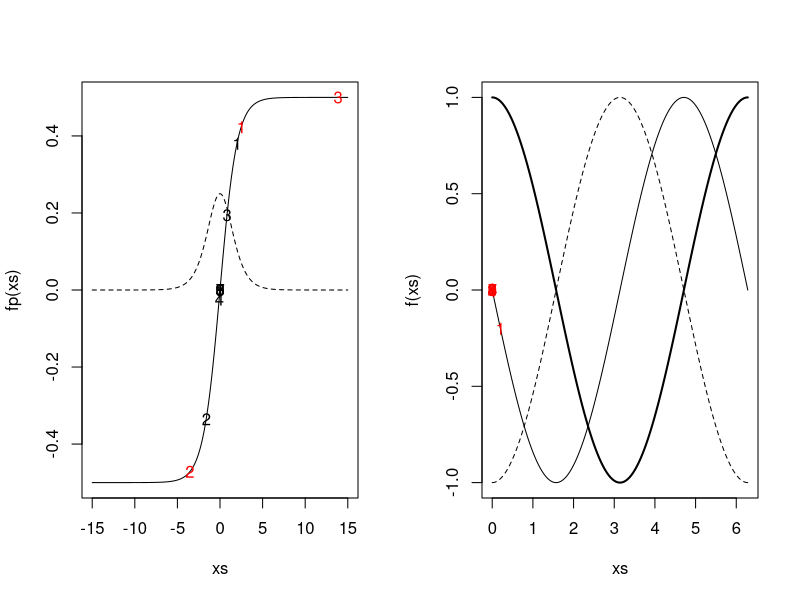
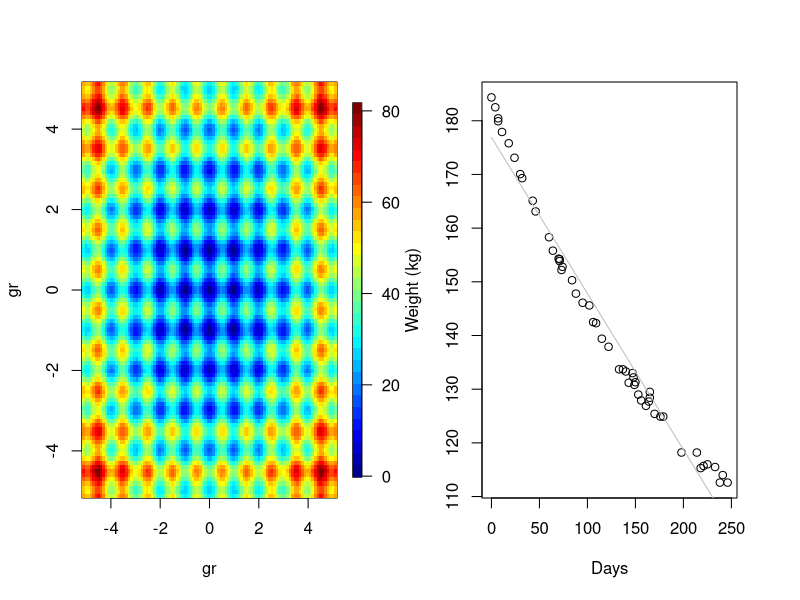
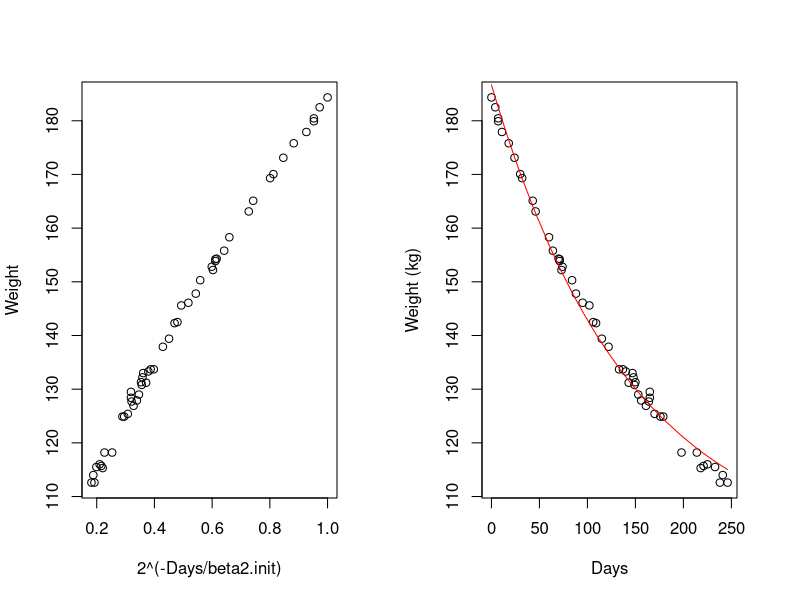
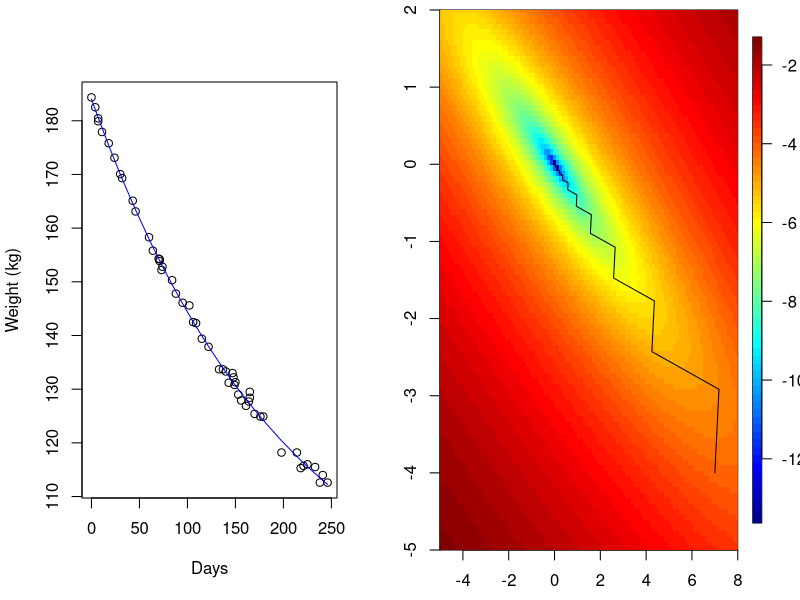
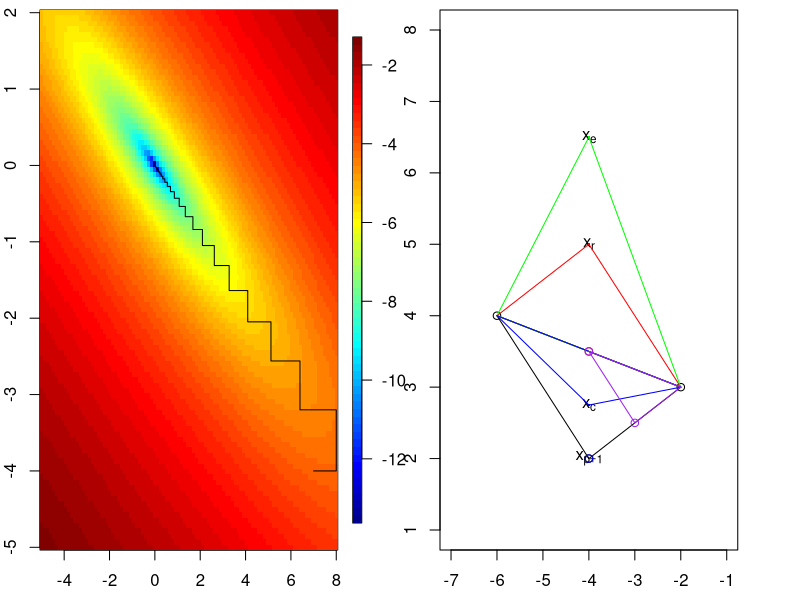
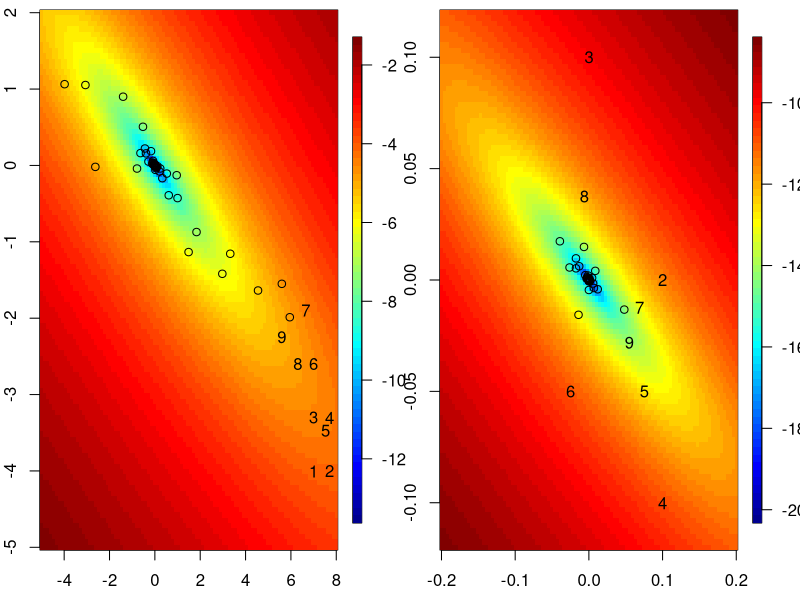
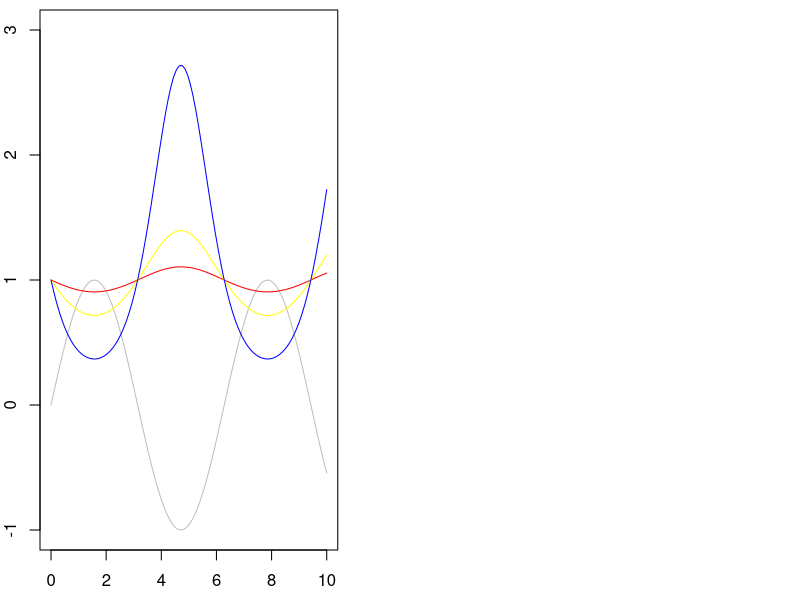
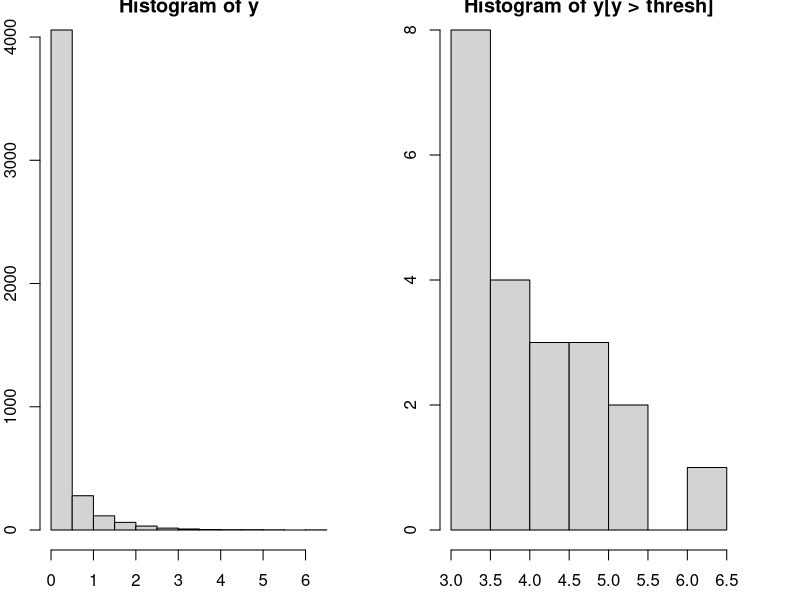

The R script that drew these images, in order: (Note: this script raises an error after producing the figures.)
################################################################
### Demo code for Unit 11 of Stat243, "Optimization"
### Chris Paciorek, November 2015
################################################################

#######################################
# 3: Univariate function optimization
#######################################

### 3.3.3 How can Newton's method go wrong? 

## @knitr newton-wrong

par(mfrow = c(1,2))
fp <- function(x, theta = 1){
	exp(x*theta)/(1+exp(x*theta)) - .5
}
fpp <- function(x, theta = 1){
	exp(x*theta)/((1+exp(x*theta))^2)
}
xs <- seq(-15, 15, len = 300)
plot(xs, fp(xs), type = 'l')
lines(xs, fpp(xs), lty = 2)

## good starting point
x0 <- 2
xvals <- c(x0,rep(NA,9))
for(t in 2:10){
	xvals[t]=xvals[t-1] - fp(xvals[t-1]) / fpp(xvals[t-1])
}
print(xvals)
points(xvals, fp(xvals), pch = as.character(1:length(xvals)))

## bad starting point
x0 <- 2.5
xvals <- c(x0,rep(NA,9))
for(t in 2:10){
	xvals[t]=xvals[t-1] - fp(xvals[t-1]) / fpp(xvals[t-1])
}
print(xvals)
points(xvals, fp(xvals), pch = as.character(1:length(xvals)), col = 'red')
## whoops

## example of mistakenly climbing uphill

# original fxn
f <- function(x) cos(x)
# gradient
fp <- function(x) -sin(x)
# second derivative
fpp <- function(x) -cos(x)
xs <- seq(0, 2*pi, len = 300)
plot(xs, f(xs), type = 'l', lwd = 2)
lines(xs, fp(xs))
lines(xs, fpp(xs), lty = 2)
x0 <- 0.2 # starting point
fp(x0) # negative
fpp(x0) # negative
x1 <- x0 - fp(x0)/fpp(x0) # whoops, we've gone uphill 
## because of the negative second derivative
xvals <- c(x0,rep(NA,9))
for(t in 2:10){
	xvals[t]=xvals[t-1]-fp(xvals[t-1])/fpp(xvals[t-1])
}
xvals
points(xvals, fp(xvals), pch = as.character(1:length(xvals)), col = 'red')
## and we've found a maximum rather than a minimum...

## @knitr dummy

#######################################
# 4: Convergence ideas
#######################################

### 4.2 Starting values

## @knitr rastrigin

rastrigin <- function(x) {
	A <- 10
	n <- length(x)
	return(A*n + sum(x^2 - A * cos(2*pi*x)))
}
const <- 5.12
nGrid <- 100
gr <- seq(-const, const, len = nGrid)
xs <- expand.grid(x1 = gr, x2 = gr)
y <- apply(xs, 1, rastrigin)
require(fields)
image.plot(gr, gr, matrix(y, nGrid, nGrid), col=tim.colors(32))

## @knitr dummy

### 4.3 Convergence rates

## @knitr convergence

options(digits = 10)
f <- function(x) cos(x)
fp <- function(x) -sin(x)
fpp <- function(x) -cos(x)
xstar <- pi # known minimum

## N-R
x0 <- 2
xvals <- c(x0,rep(NA,9))
for(t in 2:10){
	xvals[t] <- xvals[t-1] - fp(xvals[t-1]) / fpp(xvals[t-1])
}
print(xvals)

## bisection
bisecStep <- function(interval, fp){
	xt <- mean(interval)
	if(fp(interval[1]) * fp(xt) <= 0) interval[2] <- xt else interval[1] <- xt
	return(interval)
}
nIt <- 30
a0 <- 2; b0 <- (3*pi/2) - (xstar - a0) 
## have b0 be as far from min as a0 for fair comparison with N-R
interval <- matrix(NA, nr = nIt, nc = 2)
interval[1, ] <- c(a0, b0)
for(t in 2:nIt){
	interval[t, ] <- bisecStep(interval[t-1, ], fp)
}
rowMeans(interval)

## @knitr dummy

########################################
### 5: Multivariate optimization
########################################

### 5.2 Newton-Raphson (Newton's method)

library(MASS)
head(wtloss)
attach(wtloss)

plot(Days, Weight, ylab = "Weight (kg)")

### Linear fit - not a good model
wtloss.lm <- lm(Weight ~ Days, data = wtloss)
coef(wtloss.lm) # estimates of the intercept and slope
lines(Days, fitted(wtloss.lm), col = "grey")

## we need some starting values
## guess that beta2 approx 100 since the midpoint of Days is near 100

beta2.init = 100
plot(2^(-Days/beta2.init), Weight)
tmpMod = lm(Weight ~ I(2^(-Days/beta2.init)))
beta0.init = tmpMod$coef[1]
beta1.init = tmpMod$coef[2]

plot(Days, Weight, ylab = "Weight (kg)")
lines(Days, beta0.init + beta1.init * 2^(-Days/beta2.init), col = 'red')
## not bad; let's go with that

expr = quote((Weight - (beta0 + beta1 * 2^(-Days/beta2)))^2) # objective is sum of this quantity over the observations
## let R do the differentiation of the basic expression for us (since human error in taking derivatives is very common)
## R won't deal with the summation, so we'll have to do that ourselves
deriv(expr, c("beta0", "beta1", "beta2"), function.arg = TRUE)
deriv3(expr, c("beta0", "beta1", "beta2"), function.arg = TRUE) # same as deriv()  with Hessian = TRUE

f =function(betas){
  sum((Weight - (betas[1] + betas[2] * 2^(-Days/betas[3])))^2)
}

## use the basic code based on deriv() and deriv3() 
fp = function(betas){
  ## a bit sloppy as I use Days and Weight as global vars here
  beta0 = betas[1]
  beta1 = betas[2]
  beta2 = betas[3]
  .expr3 <- 2^(-Days/beta2)
  .expr6 <- Weight - (beta0 + beta1 * .expr3)
  grad = - c(sum(2*.expr6), sum(2*(.expr3*.expr6)),
             sum(2* (beta1 * (.expr3 * (log(2) * (Days/beta2^2))) * .expr6)))
  return(grad)
}

fpp = function(betas){
  ## a bit sloppy as I use Days and Weight as global vars here
  n = length(Days)
  beta0 = betas[1]
  beta1 = betas[2]
  beta2 = betas[3]
  .expr3 <- 2^(-Days/beta2)
  .expr6 <- Weight - (beta0 + beta1 * .expr3)
  .expr11 <- log(2)
  .expr12 <- beta2^2
  .expr14 <- .expr11 * (Days/.expr12)
  .expr15 <- .expr3 * .expr14
  .expr16 <- beta1 * .expr15
  
  hessian = matrix(0, 3, 3)
  hessian[1, 1] <- 2*n # don't forget to do summation (i.e., multiply by n)
  hessian[1, 2] <- sum(2 * .expr3)
  hessian[1, 3] <- sum( 2 *  .expr16)
  hessian[2, 2] <- sum( 2 * (.expr3 * .expr3))
  
  hessian[2, 3] <-  - sum(2 * 
                          (.expr15 * .expr6 - .expr3 * .expr16))
  
  hessian[3, 3] <- - sum(2 * (beta1 * (.expr15 * 
                                       .expr14 - .expr3 * (.expr11 * (Days * (2 * beta2)/.expr12^2))) * 
                              .expr6 - .expr16 * .expr16))
  hessian[lower.tri(hessian)] = t(hessian[upper.tri(hessian)])
  return(hessian) 
}



nIt = 20
xvals = matrix(NA, nr = nIt, nc = 3)
xvals[1, ] = c(beta0.init, beta1.init, beta2.init)


for(t in 2:nIt){
  xvals[t, ] = xvals[t-1, ] - solve(fpp(xvals[t-1, ]), fp(xvals[t-1, ]))
  if(FALSE){ # in case not numerically p.d., use pseudoinverse
    e = eigen(fpp(xvals[t-1, ])) 
    e$val = 1/e$val
    e$val[e$val < 0] = 0 # pseudo-inverse
    xvals[t, ] = xvals[t-1, ] - e$vec%*%((t(e$vec)*e$val)%*%fp(xvals[t-1, ]))
  }
}

## let's check against R's built-in nonlinear least squares function
beta.start = xvals[1, ]
names(beta.start) = c("beta0", "beta1", "beta2")
wtloss.fm <- nls(Weight ~ beta0 + beta1*2^(-Days/beta2), 
                 data = wtloss, start = beta.start, trace = TRUE)
nlsEst = coef(wtloss.fm)

f(xvals[20, ])
f(nlsEst)

plot(Days, Weight, ylab = "Weight (kg)")
lines(Days, fitted(wtloss.fm), col = "blue")

### 5.3 Fisher scoring

## data are only involved in .expr6 and all Hessian terms involving .expr6 are linear in it, so replace with its expectation, which is simply 0

fppFS = function(betas){
  ## a bit sloppy as I use Days and Weight as global vars here
  n = length(Days)
  beta0 = betas[1]
  beta1 = betas[2]
  beta2 = betas[3]
    .expr3 <- 2^(-Days/beta2)
    .expr6 <- 0 # Weight - (beta0 + beta1 * .expr3)
    .expr11 <- log(2)
    .expr12 <- beta2^2
    .expr14 <- .expr11 * (Days/.expr12)
    .expr15 <- .expr3 * .expr14
    .expr16 <- beta1 * .expr15
 
  hessian = matrix(0, 3, 3)
  hessian[1, 1] <- 2*n # don't forget to do summation (i.e., multiply by n)
    hessian[1, 2] <- sum(2 * .expr3)
    hessian[1, 3] <- sum( 2 *  .expr16)
    hessian[2, 2] <- sum( 2 * (.expr3 * .expr3))
  
    hessian[2, 3] <-  - sum(2 * 
        (.expr15 * .expr6 - .expr3 * .expr16))

    hessian[3, 3] <- - sum(2 * (beta1 * (.expr15 * 
        .expr14 - .expr3 * (.expr11 * (Days * (2 * beta2)/.expr12^2))) * 
        .expr6 - .expr16 * .expr16))
  hessian[lower.tri(hessian)] = t(hessian[upper.tri(hessian)])
  return(hessian) 
}


nIt = 20
xvals = matrix(NA, nr = nIt, nc = 3)
xvals[1, ] = c(beta0.init, beta1.init, beta2.init)

fpp(xvals[1, ])
fppFS(xvals[1, ])
## pretty similar - some terms in the observed FI didn't involve the data, so don't change anyway

for(t in 2:nIt){
  xvals[t, ] = xvals[t-1, ] - solve(fppFS(xvals[t-1, ]), fp(xvals[t-1, ]))
}

## FS seems to give slightly faster convergence here


### 5.5.1 Descent methods and Newton-like methods

## steepest descent

## @knitr steepest

par(mai = c(.5,.4,.1,.4))
f <- function(x){
	x[1]^2/1000 + 4*x[1]*x[2]/1000 + 5*x[2]^2/1000
}
fp <- function(x){
	c(2 * x[1]/1000 + 4 * x[2]/1000,
	4 * x[1]/1000 + 10 * x[2]/1000)
}
lineSearch <- function(alpha, xCurrent, direction, FUN){
	newx <- xCurrent + alpha * direction
	FUN(newx)
}
nIt <- 50
xvals <- matrix(NA, nr = nIt, nc = 2)
xvals[1, ] <- c(7, -4)
for(t in 2:50){
	newalpha <- optimize(lineSearch, interval = c(-5000, 5000),
		xCurrent = xvals[t-1, ], direction = fp(xvals[t-1, ]),
		FUN = f)$minimum 
	xvals[t, ] <- xvals[t-1, ] + newalpha * fp(xvals[t-1, ])
}
x1s <- seq(-5, 8, len = 100); x2s = seq(-5, 2, len = 100)
fx <- apply(expand.grid(x1s, x2s), 1, f)
## plot f(x) surface on log scale
image.plot(x1s, x2s, matrix(log(fx), 100, 100), 
	xlim = c(-5, 8), ylim = c(-5,2)) 
lines(xvals) ## overlay optimization path
## kind of slow

## @knitr dummy

### 5.6 Gauss-Seidel

## @knitr Gauss-Seidel

f <- function(x){
	return(x[1]^2/1000 + 4*x[1]*x[2]/1000 + 5*x[2]^2/1000)
}
f1 <- function(x1, x2){ # f(x) as a function of x1
	return(x1^2/1000 + 4*x1*x2/1000 + 5*x2^2/1000)
}
f2 <- function(x2, x1){ # f(x) as a function of x2
	return(x1^2/1000 + 4*x1*x2/1000 + 5*x2^2/1000)
}
x1s <- seq(-5, 8, len = 100); x2s = seq(-5, 2, len = 100)
fx <- apply(expand.grid(x1s, x2s), 1, f)
image.plot(x1s, x2s, matrix(log(fx), 100, 100))
nIt <- 49
xvals <- matrix(NA, nr = nIt, nc = 2)
xvals[1, ] <- c(7, -4)
## 5, -10
for(t in seq(2, nIt, by = 2)){
	newx1 <- optimize(f1, x2 = xvals[t-1, 2], interval = c(-40, 40))$minimum
	xvals[t, ] <- c(newx1, xvals[t-1, 2])
	newx2 <- optimize(f2, x1 = newx1, interval = c(-40, 40))$minimum
	xvals[t+1, ] <- c(newx1, newx2)
}
lines(xvals)

## @knitr dummy

### 5.7 Nelder-Mead

## set up tuning factors
alpha = 1
gamma = 2
beta = .5
delta = .5

## auxiliary function to plot line segments
plotseg = function(ind1, ind2, col = 1){
  if(length(ind1) == 1){
    segments(xs[ind1, 1], xs[ind1 , 2], xs[ind2, 1], xs[ind2, 2], col = col)
  } else{
    segments(ind1[1], ind1[2], xs[ind2, 1], xs[ind2, 2], col = col)    
  }
}
  
## initial polytope
xs = matrix(c(-2,3,-6,4,-4,2),nc=2,byrow=T)

plot(xs,xlim=c(-7,-1),ylim=c(1,8))
plotseg(2, 3)
plotseg(1, 3)
plotseg(1, 2)

xbar = (xs[1,]+xs[2,])/2

text(xs[3,1], xs[3,2], expression(x[p+1]))

points(xbar[1],xbar[2], col = 'red')

### reflection

xr = (1+alpha)*xbar - alpha*xs[3,]
points(xr[1],xr[2],col = 'red', pch = 16, cex = .4)
text(xr[1],xr[2], expression(x[r]))

plotseg(xr, 1, col = 'red')
plotseg(xr, 2, col = 'red')
plotseg(1, 2, col = 'red')
## red triangle is now our proposed new polytope

### consider expansion if xr is better than all the other points

xe = gamma*xr + (1-gamma)*xbar
points(xe[1], xe[2], col = 'green', pch = 16, cex = .4)
text(xe[1],xe[2], expression(x[e]))
## if xe is better than xr, use xe, o.w. use xr

plotseg(xe, 1, col = 'green')
plotseg(xe, 2, col = 'green')
plotseg(1, 2, col = 'green')

### consider contraction if xr is worse than all the other points

points(xs[3,1], xs[3, 2], col = 'blue')

## set xh to be the best of these two points
xh = xs[3, ] # suppose the original point is better than the reflection
xc = beta*xh + (1-beta)*xbar
points(xc[1], xc[2], col = 'blue', pch = 16, cex = .4)
text(xc[1],xc[2], expression(x[c]))
## if xc is better than xh, then contract

plotseg(xc, 1, col = 'blue')
plotseg(xc, 2, col = 'blue')
plotseg(1, 2, col = 'blue')

## if not, shrink simplex toward the best point (xs[1, ])

### shrinkage

xs[2, ] = delta*xs[2, ] + (1-delta)*xs[1, ]
xs[3, ] = delta*xs[3, ] + (1-delta)*xs[1, ]

points(xs[2, 1], xs[2, 2], col = 'purple')
points(xs[3, 1], xs[3, 2], col = 'purple')

plotseg(1, 2, 'purple')
plotseg(1, 3, 'purple')
plotseg(2, 3, 'purple')

### Nelder-Mead on our quadratic toy example

## @knitr nelder-example

f <- function(x, plot = TRUE){
    if(plot && cnt < 10) {
        points(x[1], x[2], pch = as.character(cnt))
        if(cnt < 10) cnt <<- cnt + 1 else cnt <<- 1
    } else if(plot) points(x[1], x[2])
    # if(plot) print(c(x,x[1]^2/1000 + 4*x[1]*x[2]/1000 + 5*x[2]^2/1000))
    return(x[1]^2/1000 + 4*x[1]*x[2]/1000 + 5*x[2]^2/1000)
}

library(fields)
par(mfrow = c(1,2))

x1s <- seq(-5, 8, len = 100); x2s = seq(-5, 2, len = 100)
fx <- apply(expand.grid(x1s, x2s), 1, f, FALSE)
cnt <- 1
image.plot(x1s, x2s, matrix(log(fx), 100, 100))
init <- c(7, -4)
optim(init, f, method = "Nelder-Mead")

x1s <- seq(-.2, .2, len = 100); x2s = seq(-.12, .12, len = 100)
fx <- apply(expand.grid(x1s, x2s), 1, f, FALSE)
cnt <- 1
image.plot(x1s, x2s, matrix(log(fx), 100, 100))
init <- c(-0, 0)
optim(init, f, method = "Nelder-Mead")

## @knitr dummy

### 5.8 Simulated annealing

x= seq(0,10,len=100)
f=function(x)  sin(x)

plot(x, f(x), type='l', ylim = c(-1, 3), col = 'grey')
tau = 10
## plot the modified function
lines(x, exp(-f(x)/tau), col = 'red')   # try tau = 3, 1, .3, etc.
## effect of cooling...
tau =3
# plot the modified function
lines(x, exp(-f(x)/tau), col='yellow')   # try tau = 3, 1, .3, etc.
tau =1
## plot the modified function
lines(x, exp(-f(x)/tau), col = 'blue')   # try tau = 3, 1, .3, etc.

##############################
# 6: Optimization in R
##############################

### 6.1 Core optimization functions

## using optim()

yHundredths = scan('../data/precipData.txt')  # precip in hundredths of inches
yHundredths = yHundredths[!is.na(yHundredths)]
y = yHundredths/100  # precip now in inches

par(mfrow = c(1, 2))
hist(y)
thresh = 3
hist(y[y > thresh])

npy=31+28+31 # number of days in winter season
cutoff = (1/25.4) # wet days defined as those with > 1 mm (1/25.4 inches) of precip
thresh = as.numeric(quantile(y[y > cutoff],.98,na.rm=T)) # 98%ile of wet days


pp.lik <- function(par, y, thresh, npy) {
  mu <- par[1]
  sc <- par[2]
  xi <- par[3]
  uInd = y > thresh
  if(sc <= 0) 
    return(10^6);
  if ((1 + ((xi * (thresh - mu))/sc)) < 0) {
    l <- 10^6; 
  }
  else {
    y <- (y - mu)/sc
    y <- 1 + xi * y
    if (min(y^uInd) <= 0){   
      l <- 10^6;
    } else{
      ytmp = y
      ytmp[!uInd]=1  # 'zeroes' out those below the threshold after applying the log in next line
      l <- sum(uInd * log(sc)) + sum(uInd * log(ytmp) * 
                                     (1/xi + 1)) + length(y)/npy * mean((1 + (xi * (thresh - mu))/sc)^(-1/xi))
    }
  }
  l
}

## optim() usage
## out <- optim(init, pp.lik, hessian = TRUE, method = "BFGS", control = list(maxit = maxit, trace = TRUE))

yExc = y[y > thresh]
in2 <- sqrt(6 * var(yExc))/pi  # have initial values depend only on those above the threshold
in1 <- mean(yExc) - 0.57722 * in2
init0 = c(in1, in2, 0.1)

## fit with Nelder-Mead (default) and BFGS
optim(init0, pp.lik, y = y, thresh = thresh, npy = npy, control = list(trace = TRUE)) # 118 fxn evals
optim(init0, pp.lik, y = y, thresh = thresh, npy = npy, method = 'BFGS', control = list(trace = TRUE)) # ~ 10 its

system.time(optim(init0, pp.lik, y = y, thresh = thresh, npy = npy))
system.time(optim(init0, pp.lik, y = y, thresh = thresh, npy = npy, method = 'BFGS'))

## different starting value 
init1 = c(mean(y[y > thresh]), sd(y[y > thresh]), -0.1)
optim(init1, pp.lik, y = y, thresh = thresh, npy = npy, control = list(trace = TRUE)) 
optim(init1, pp.lik, y = y, thresh = thresh, npy = npy, method = 'BFGS', control = list(trace = TRUE)) 

## bad starting value for BFGS
init2 = c(thresh, .01, .1)
out = optim(init2, pp.lik, y = y, thresh = thresh, npy = npy, control = list(trace = TRUE), hessian = TRUE)
solve(out$hessian)
out2 = optim(init2, pp.lik, y = y, thresh = thresh, npy = npy, method = 'BFGS', control = list(trace = TRUE), hessian = TRUE)
solve(out2$hessian)


## suppose the data were on a different scale
yExc2 <- yExc * 1000
y2 <- y * 1000
thresh2 <- thresh * 1000


in2 <- sqrt(6 * var(yExc2))/pi  # have initial values depend only on those above the threshold
in1 <- mean(yExc2) - 0.57722 * in2
init3 = c(in1, in2, 0.1)

optim(init3, pp.lik, y = y2, thresh = thresh2, npy = npy, control = list(trace = TRUE)) ## note that the parameters have changed even beyond a scaling effect
optim(init3, pp.lik, y = y2, thresh = thresh2, npy = npy, method = 'BFGS', control = list(trace = TRUE)) # note lack of convergence after 100 its
optim(init3, pp.lik, y = y2, thresh = thresh2, npy = npy, method = 'BFGS', control = list(trace = TRUE, maxit = 1000)) # convergence, but to values not concordant with those from fitting the original y data

## when we have y2 = y*1000, the location and scale parameters are on very different scales than the shape parameter
## can we use parscale to deal with the problems when the data are on a different scale?
optim(init3, pp.lik, y = y2, thresh = thresh2, npy = npy, control = list(trace = TRUE, parscale = c(1000,1000,1))) 
optim(init3, pp.lik, y = y2, thresh = thresh2, npy = npy, method = 'BFGS', control = list(trace = TRUE, parscale = c(1000,1000,1))) 
## yes, that works! the parameter estimates are now equivalent to those from the standard fitting of the original data

## default step size for numerical derivative is only .001; perhaps we should try with higher accuracy
optim(init0, pp.lik, y = y, thresh = thresh, npy = npy, method = 'BFGS', control = list(trace = TRUE, ndeps = rep(1e-6, 3)))
## note that we needed only 33 function evaluations instead of the original 43, presumably because of higher accuracy in the derivative

#### let's do some plotting of the objective fxn as a sanity check

## 3-d grid of location, scale, shape
locVals = seq(0, 5, len = 30)
scaleVals = seq(.1, 3, len = 30)
shapeVals = seq(-.3, .25, by = .05)
parGrid = expand.grid(loc = locVals, scale = scaleVals, shape = shapeVals)

obj=apply(parGrid, 1, pp.lik, y=y, thresh=thresh, npy=npy) # compute objective function for all parameter combos

tmp = cbind(parGrid,obj)

par(mfrow=c(3, 4), mai = c(.6,.5, .3, .1), mgp = c(1.8, .7, 0))
for( i in 1:length(shapeVals)){
  tmp2 = tmp[tmp$shape == shapeVals[i],] # slice of objective fxn for fixed shape parameter
  image.plot(locVals, scaleVals, matrix((tmp2$obj), length(locVals), length(scaleVals)), col = tim.colors(32), zlim = c(40,80), main = as.character(shapeVals[i]))
}
## note there a couple weird things about this log likelihood - (1) weird things happen when the shape parameter is very close to 0 and (2) for certain combinations the likelihood is not defined (it's set to 1e6) - this is why some of the colors go from aqua to white without showing red values - reparameterizing or optimizing with explicit constraints may be better approaches

## apart from that, it appears that optim() has probably found the minimum

##############################
# 9: Convex optimization
##############################

### 9.6 Interior point methods

## @knitr constrOptim

## based on the example in ?constrOptim
fr <- function(x) {   ## Rosenbrock Banana function
  x1 <- x[1]
  x2 <- x[2]
  100 * (x2 - x1 * x1)^2 + (1 - x1)^2
}
grr <- function(x) { ## Gradient of 'fr'
  x1 <- x[1]
  x2 <- x[2]
  c(-400 * x1 * (x2 - x1 * x1) - 2 * (1 - x1),
    200 *      (x2 - x1 * x1))
}

m <- 100
x1s <- x2s <- seq(-5, 5, len = m)
xs <- expand.grid(x1s, x2s)

f <- apply(xs, 1, fr)

image.plot(x1s, x2s, matrix(log(f), m))

ui = rbind(c(-1,0), c(1,-1))
ci = c(-0.9, -0.1)
## x1 <= 0.9
## x2 <= x1 + 0.1
## this is Region "I" in the figure

abline(v = 0.9)
abline(.1, 1)

out <- constrOptim(c(.5,0), fr, grr, ui = ui, ci = ci)
out$par
points(out$par[1], out$par[2])
text(-1,-2, "I", cex = 2)

## what about constraining to a different region? ("Region II")

ui = rbind(c(-1,0), c(-1, 1))
ci = c(-0.9,0.1)
## x1 <= 0.9
## x2 >= x1 + 0.1

out <- constrOptim(c(.5,0), fr, grr, ui = ui, ci = ci)
## whoops, not feasible!
out <- constrOptim(c(-3, 2), fr, grr, ui = ui, ci = ci)
points(out$par[1], out$par[2], pch = 2)
text(-3,0, "II", cex = 2)

## how about optimizing along a line (equality constraint)?
## x1 - x2 = 0.1 is the same as
## x1 - x2 <= 0.1
## x1 - x2 >= 0.1
ui = rbind(c(-1, 1), c(1, -1))
ci = c(-0.1, 0.1)

out <- constrOptim(c(3.1, 3.0), fr, grr, ui = ui, ci = ci)
## hmmm, numerical issues?

## ok, how about making a long narrow region around the line?
## this takes a while...
ui = rbind(c(1,-1), c(-1,1))
ci = c(.099,-.101)
## hmmm, out1 thinks it has converged ...
out1 <- constrOptim(c(3.1, 3.0), fr, grr, ui = ui, ci = ci)
out2 <- constrOptim(c(3.1, 3.0), fr, NULL, ui = ui, ci = ci)

image.plot(x1s, x2s, matrix(log(f), m))
abline(-0.1, 1)
points(out1$par[1], out1$par[2], pch = "1")
points(out2$par[1], out2$par[2], pch = "2")
